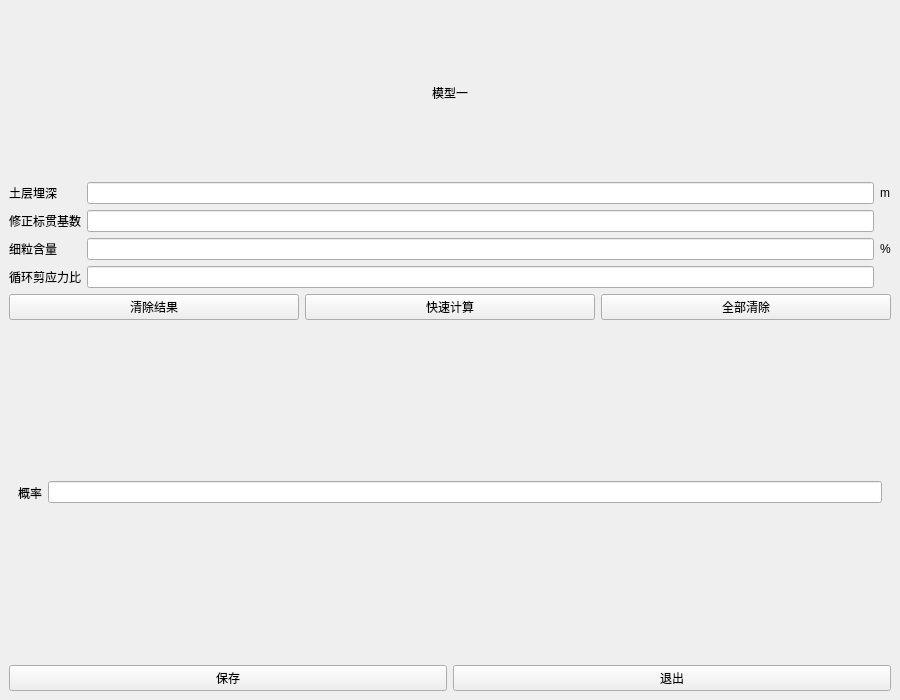
<?xml version="1.0" encoding="UTF-8"?>
<ui version="4.0">
 <class>Form</class>
 <widget class="QWidget" name="Form">
  <property name="geometry">
   <rect>
    <x>0</x>
    <y>0</y>
    <width>900</width>
    <height>700</height>
   </rect>
  </property>
  <property name="windowTitle">
   <string>Form</string>
  </property>
  <layout class="QHBoxLayout" name="horizontalLayout">
   <property name="leftMargin">
    <number>0</number>
   </property>
   <property name="topMargin">
    <number>0</number>
   </property>
   <property name="rightMargin">
    <number>0</number>
   </property>
   <property name="bottomMargin">
    <number>0</number>
   </property>
   <item>
    <widget class="CardWidget" name="CardWidget">
     <property name="minimumSize">
      <size>
       <width>20</width>
       <height>0</height>
      </size>
     </property>
     <layout class="QVBoxLayout" name="verticalLayout" stretch="1,0,2,2,1">
      <item>
       <widget class="TitleLabel" name="TitleLabel">
        <property name="text">
         <string>模型一</string>
        </property>
        <property name="alignment">
         <set>Qt::AlignCenter</set>
        </property>
       </widget>
      </item>
      <item>
       <layout class="QGridLayout" name="gridLayout">
        <item row="2" column="2">
         <widget class="BodyLabel" name="BodyLabel_6">
          <property name="text">
           <string>%</string>
          </property>
         </widget>
        </item>
        <item row="0" column="0">
         <widget class="BodyLabel" name="BodyLabel">
          <property name="text">
           <string>土层埋深</string>
          </property>
         </widget>
        </item>
        <item row="0" column="2">
         <widget class="BodyLabel" name="BodyLabel_2">
          <property name="text">
           <string>m</string>
          </property>
         </widget>
        </item>
        <item row="1" column="2">
         <widget class="BodyLabel" name="BodyLabel_4">
          <property name="text">
           <string/>
          </property>
         </widget>
        </item>
        <item row="3" column="0">
         <widget class="BodyLabel" name="BodyLabel_9">
          <property name="text">
           <string>循环剪应力比</string>
          </property>
         </widget>
        </item>
        <item row="1" column="1">
         <widget class="LineEdit" name="LineEdit_2"/>
        </item>
        <item row="3" column="1">
         <widget class="LineEdit" name="LineEdit_5"/>
        </item>
        <item row="2" column="1">
         <widget class="LineEdit" name="LineEdit_3"/>
        </item>
        <item row="1" column="0">
         <widget class="BodyLabel" name="BodyLabel_3">
          <property name="text">
           <string>修正标贯基数</string>
          </property>
         </widget>
        </item>
        <item row="0" column="1">
         <widget class="LineEdit" name="LineEdit"/>
        </item>
        <item row="2" column="0">
         <widget class="BodyLabel" name="BodyLabel_5">
          <property name="text">
           <string>细粒含量</string>
          </property>
         </widget>
        </item>
        <item row="3" column="2">
         <widget class="BodyLabel" name="BodyLabel_10">
          <property name="text">
           <string/>
          </property>
         </widget>
        </item>
       </layout>
      </item>
      <item>
       <layout class="QHBoxLayout" name="horizontalLayout_2">
        <item>
         <widget class="PushButton" name="PushButton">
          <property name="text">
           <string>清除结果</string>
          </property>
         </widget>
        </item>
        <item>
         <widget class="PushButton" name="PushButton_2">
          <property name="text">
           <string>快速计算</string>
          </property>
         </widget>
        </item>
        <item>
         <widget class="PushButton" name="PushButton_3">
          <property name="text">
           <string>全部清除</string>
          </property>
         </widget>
        </item>
       </layout>
      </item>
      <item>
       <widget class="CardWidget" name="CardWidget_2">
        <layout class="QHBoxLayout" name="horizontalLayout_4">
         <item>
          <widget class="SubtitleLabel" name="SubtitleLabel">
           <property name="text">
            <string>概率</string>
           </property>
          </widget>
         </item>
         <item>
          <widget class="LineEdit" name="LineEdit_6">
           <property name="minimumSize">
            <size>
             <width>20</width>
             <height>0</height>
            </size>
           </property>
           <property name="alignment">
            <set>Qt::AlignLeading|Qt::AlignLeft|Qt::AlignVCenter</set>
           </property>
          </widget>
         </item>
        </layout>
       </widget>
      </item>
      <item>
       <layout class="QHBoxLayout" name="horizontalLayout_3">
        <item>
         <widget class="PrimaryPushButton" name="PrimaryPushButton">
          <property name="text">
           <string>保存</string>
          </property>
         </widget>
        </item>
        <item>
         <widget class="PrimaryPushButton" name="PrimaryPushButton_2">
          <property name="text">
           <string>退出</string>
          </property>
         </widget>
        </item>
       </layout>
      </item>
     </layout>
    </widget>
   </item>
  </layout>
 </widget>
 <customwidgets>
  <customwidget>
   <class>PushButton</class>
   <extends>QPushButton</extends>
   <header>qfluentwidgets</header>
  </customwidget>
  <customwidget>
   <class>PrimaryPushButton</class>
   <extends>PushButton</extends>
   <header>qfluentwidgets</header>
  </customwidget>
  <customwidget>
   <class>CardWidget</class>
   <extends>QFrame</extends>
   <header>qfluentwidgets</header>
   <container>1</container>
  </customwidget>
  <customwidget>
   <class>BodyLabel</class>
   <extends>QLabel</extends>
   <header>qfluentwidgets</header>
  </customwidget>
  <customwidget>
   <class>SubtitleLabel</class>
   <extends>QLabel</extends>
   <header>qfluentwidgets</header>
  </customwidget>
  <customwidget>
   <class>TitleLabel</class>
   <extends>QLabel</extends>
   <header>qfluentwidgets</header>
  </customwidget>
  <customwidget>
   <class>LineEdit</class>
   <extends>QLineEdit</extends>
   <header>qfluentwidgets</header>
  </customwidget>
 </customwidgets>
 <resources/>
 <connections/>
</ui>
